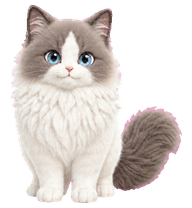
#> input picture Sources/YunduoPet/Resources/ClickMeal/00.png, 192 x 208 px
$ python slice_sprite_strip.py ../Sources/YunduoPet/Resources/ClickMeal/00.png out
#> lines starting #> are read from the running program, lines starting #| are printed output that depends on the picture
#!/usr/bin/env python3
"""Slice a transparent horizontal sprite strip into aligned app frames."""

from __future__ import annotations

import argparse
from pathlib import Path

from PIL import Image


def main() -> None:
    parser = argparse.ArgumentParser()
    parser.add_argument("input", type=Path)
    parser.add_argument("output_dir", type=Path)
    parser.add_argument("--frames", type=int, default=6, help="legacy column count for one-row strips")
    parser.add_argument("--rows", type=int, default=1)
    parser.add_argument("--columns", type=int)
    parser.add_argument("--width", type=int, default=192)
    parser.add_argument("--height", type=int, default=208)
    parser.add_argument("--padding", type=int, default=10)
    parser.add_argument("--bbox-alpha-threshold", type=int, default=32)
    args = parser.parse_args()

    strip = Image.open(args.input).convert("RGBA")
#> strip is the input picture: PIL image 192x208 RGBA; mean R, G, B, A 114.4, 107.4, 103.7, 138.8
    columns = args.columns or args.frames
    frame_count = args.rows * columns
    cells: list[Image.Image] = []
    alpha_boxes: list[tuple[int, int, int, int]] = []

    for row in range(args.rows):
        top = round(row * strip.height / args.rows)
        bottom = round((row + 1) * strip.height / args.rows)
        for column in range(columns):
            left = round(column * strip.width / columns)
            right = round((column + 1) * strip.width / columns)
            cell = strip.crop((left, top, right, bottom))
            visible_mask = cell.getchannel("A").point(
                lambda alpha: 255 if alpha > args.bbox_alpha_threshold else 0
            )
            bbox = visible_mask.getbbox()
            if bbox is None:
                raise ValueError(f"frame {len(cells)} has no visible pixels")
            cells.append(cell)
            alpha_boxes.append(bbox)
#> after the loop, alpha_boxes = [(10, 5, 32, 197), (0, 5, 32, 203), (0, 12, 32, 203), (0, 8, 32, 201), (0, 106, 32, 191), (0, 108, 22, 174)]; cells = 6 items

    # Use one crop size and one scale for every frame so the character does not
    # pulse or jump. Each cell is centered horizontally and bottom-aligned to
    # its own visible content, which also supports multi-row sprite sheets.
    content_width = max(box[2] - box[0] for box in alpha_boxes) + args.padding * 2
#> content_width = 52
    content_height = max(box[3] - box[1] for box in alpha_boxes) + args.padding * 2
#> content_height = 218
    crop_height = max(content_height, round(content_width * args.height / args.width))
#> crop_height = 218
    crop_width = round(crop_height * args.width / args.height)
#> crop_width = 201

    maximum_width = min(cell.width for cell in cells)
#> maximum_width = 32
    maximum_height = min(cell.height for cell in cells)
#> maximum_height = 208
    if crop_width > maximum_width:
        crop_width = maximum_width
#> crop_width = 32
        crop_height = round(crop_width * args.height / args.width)
#> crop_height = 35
    if crop_height > maximum_height:
        crop_height = maximum_height
        crop_width = round(crop_height * args.width / args.height)

    args.output_dir.mkdir(parents=True, exist_ok=True)
    for index, cell in enumerate(cells):
        bbox = alpha_boxes[index]
        center_x = round((bbox[0] + bbox[2]) / 2)
        bottom = min(cell.height, bbox[3] + args.padding)
        top = max(0, bottom - crop_height)
        bottom = top + crop_height
        if bottom > cell.height:
            bottom = cell.height
            top = bottom - crop_height

        left = max(0, center_x - crop_width // 2)
        right = min(cell.width, left + crop_width)
        left = right - crop_width
        cropped = cell.crop((left, top, right, bottom))
        cropped = cropped.resize((args.width, args.height), Image.Resampling.LANCZOS)

        cropped.save(args.output_dir / f"{index:02d}.png", optimize=True)
#> this loop made 6 passes
#> (bbox, center_x) on passes 1 to 6: ((10, 5, 32, 197), 21), ((0, 5, 32, 203), 16), ((0, 12, 32, 203), 16), ((0, 8, 32, 201), 16), ((0, 106, 32, 191), 16), ((0, 108, 22, 174), 11)
#> pass 1, in main, `cropped = cell.crop((left, top, right, bottom))`:
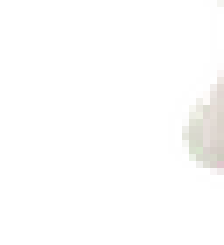
#> cropped: PIL image 32x35 RGBA (shown 7 times larger); mean R, G, B, A 21.7, 21.3, 20.5, 12.4; transparent parts drawn white
#> pass 2, in main, `cropped = cell.crop((left, top, right, bottom))`:
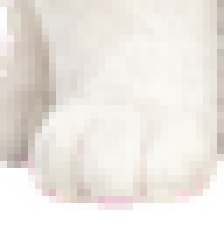
#> cropped: PIL image 32x35 RGBA (shown 7 times larger); mean R, G, B, A 191.9, 186.6, 181.1, 200.3; transparent parts drawn white
#> after the loop:
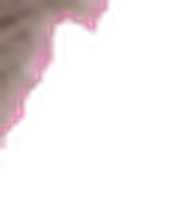
#> cropped: PIL image 192x208 RGBA; mean R, G, B, A 43.6, 34.3, 36.3, 43.1; transparent parts drawn white


if __name__ == "__main__":
    main()

$ run again, on Sources/YunduoPet/Resources/ClickMeal/02.png
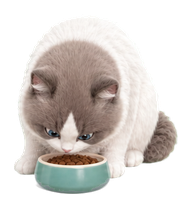
#> input picture Sources/YunduoPet/Resources/ClickMeal/02.png, 192 x 208 px
#> in main, strip is the input picture: PIL image 192x208 RGBA; mean R, G, B, A 98.7, 93.2, 89, 132
#> after the loop in main, `for row in range(args.rows):`: alpha_boxes = [(14, 52, 32, 175), (0, 20, 32, 194), (0, 14, 32, 194), (0, 15, 32, 191), (0, 35, 32, 167), (0, 111, 18, 162)]; cells = 6 items
#> content_width = 52
#> content_height = 200
#> in main, `crop_width = round(crop_height * args.width / args.height)`: crop_width = 185
#> maximum_width = 32
#> maximum_height = 208
#> in main, `crop_width = maximum_width`: crop_width = 32
#> in main, `crop_height = round(crop_width * args.height / args.width)`: crop_height = 35
#> the loop in main, `for index, cell in enumerate(cells):` made 6 passes
#> (bbox, center_x) on passes 1 to 6: ((14, 52, 32, 175), 23), ((0, 20, 32, 194), 16), ((0, 14, 32, 194), 16), ((0, 15, 32, 191), 16), ((0, 35, 32, 167), 16), ((0, 111, 18, 162), 9)
#> pass 1, in main, `cropped = cell.crop((left, top, right, bottom))`:
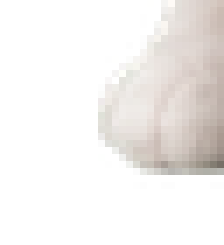
#> cropped: PIL image 32x35 RGBA (shown 7 times larger); mean R, G, B, A 75.6, 73.3, 70.9, 77.9; transparent parts drawn white
#> after the loop in main, `for index, cell in enumerate(cells):`:
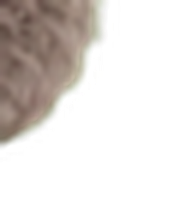
#> cropped: PIL image 192x208 RGBA; mean R, G, B, A 47, 42.2, 37.6, 66.9; transparent parts drawn white

$ run again, on Sources/YunduoPet/Resources/ClickMeal/03.png
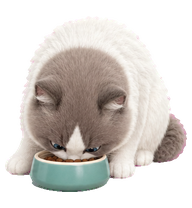
#> input picture Sources/YunduoPet/Resources/ClickMeal/03.png, 192 x 208 px
#> in main, strip is the input picture: PIL image 192x208 RGBA; mean R, G, B, A 104.3, 99.1, 94.5, 140.9
#> after the loop in main, `for row in range(args.rows):`: alpha_boxes = [(5, 58, 32, 180), (0, 24, 32, 192), (0, 16, 32, 192), (0, 16, 32, 189), (0, 27, 32, 178), (0, 75, 27, 163)]; cells = 6 items
#> content_width = 52
#> content_height = 196
#> in main, `crop_width = round(crop_height * args.width / args.height)`: crop_width = 181
#> maximum_width = 32
#> maximum_height = 208
#> in main, `crop_width = maximum_width`: crop_width = 32
#> in main, `crop_height = round(crop_width * args.height / args.width)`: crop_height = 35
#> the loop in main, `for index, cell in enumerate(cells):` made 6 passes
#> (bbox, center_x) on passes 1 to 6: ((5, 58, 32, 180), 18), ((0, 24, 32, 192), 16), ((0, 16, 32, 192), 16), ((0, 16, 32, 189), 16), ((0, 27, 32, 178), 16), ((0, 75, 27, 163), 14)
#> pass 2, in main, `cropped = cropped.resize((args.width, args.height), Image.Resampling.L..`:
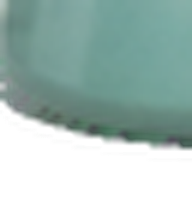
#> cropped: PIL image 192x208 RGBA; mean R, G, B, A 75.6, 100.5, 94.9, 162.5; transparent parts drawn white
#> after the loop in main, `for index, cell in enumerate(cells):`:
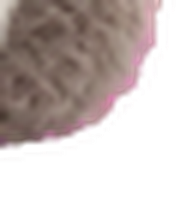
#> cropped: PIL image 192x208 RGBA; mean R, G, B, A 77.6, 64, 62, 119.2; transparent parts drawn white
